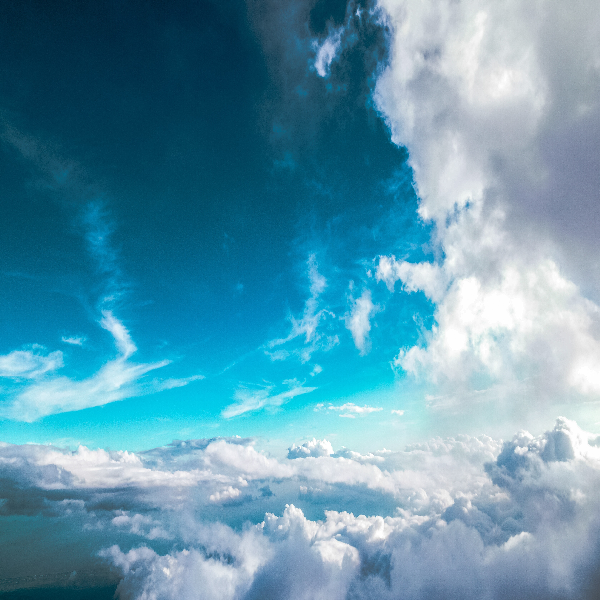
#> input picture sky.png, 600 x 600 px, given in place of sky.jpg, which was not available
$ python image_cut.py
#> lines starting #> are read from the running program, lines starting #| are printed output that depends on the picture; after the words box and inside, x2 and y2 are one past the last pixel; in counts of white or black regions, pixels touching at a corner belong together; pictures that were not available may be replaced by others from this repository, and a replacement may not be noted
import cv2

img = cv2.imread('sky.jpg', cv2.IMREAD_COLOR)
#> img is the input picture: shape (600, 600, 3); mean B, G, R 172.3, 150.2, 93.7
img = cv2.resize(img, (640, 380))
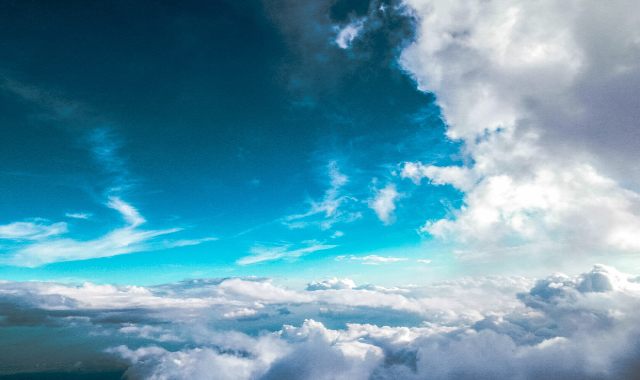
#> img: shape (380, 640, 3); mean B, G, R 172.2, 150.1, 93.6

img[55, 55] = [255, 255, 255]
#> img: shape (380, 640, 3); under 0.01% of pixels changed, all inside (x1, y1, x2, y2) = (55, 55, 56, 56)
px = img[55, 55]
#> px = [255, 255, 255]

img[100:150, 100:150] = [255, 255, 255]
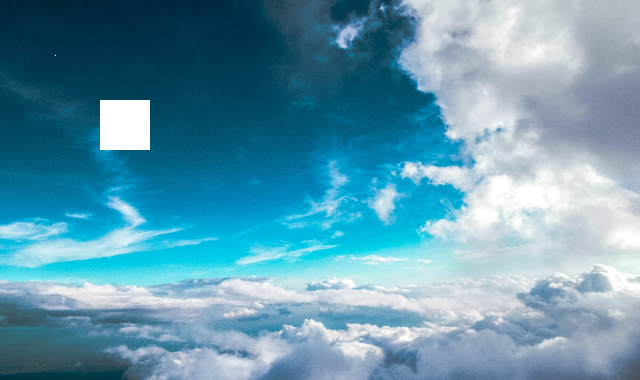
#> img: shape (380, 640, 3); mean B, G, R 173.7, 151.8, 96.2

sky_face = img[37:111, 107:194]
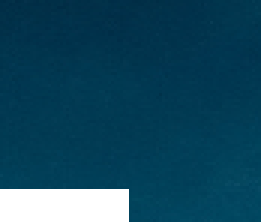
#> sky_face: shape (74, 87, 3) (shown 3 times larger); mean B, G, R 95, 72.1, 19.8
img[0:74, 0:87] = sky_face
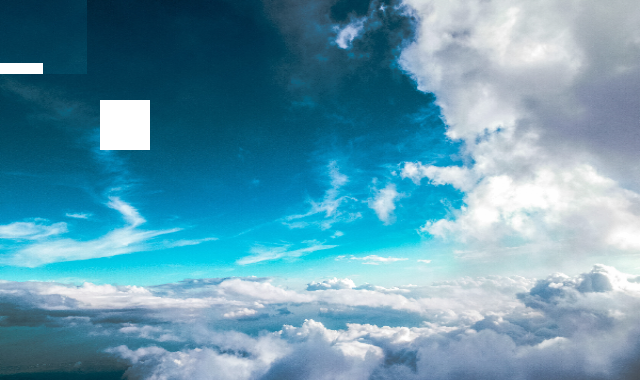
#> img: shape (380, 640, 3); 2.65% of pixels changed, all inside (x1, y1, x2, y2) = (0, 0, 87, 74)

cv2.imshow('image', img)
cv2.waitKey(0)
cv2.destroyAllWindows()
